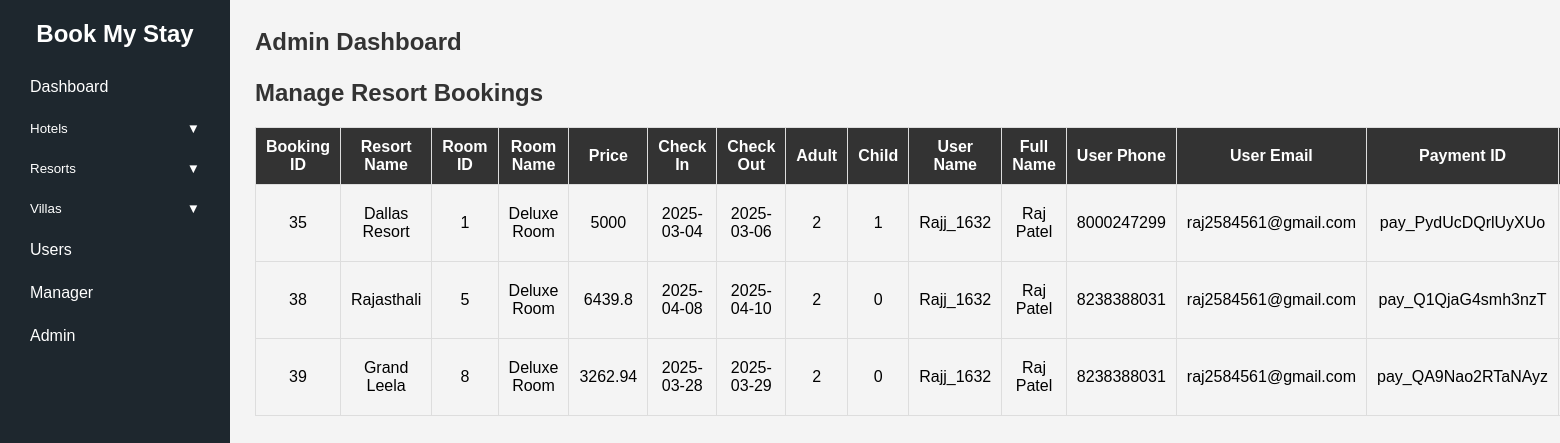
/admin/dashboard.php?page=resortbooking.php (signed in), run on the app's committed database.
### tables this page shows
CREATE TABLE `resort_booking` (
  `booking_id` int(11) NOT NULL,
  `room_id` varchar(255) NOT NULL,
  `roomname` varchar(255) NOT NULL,
  `rname` varchar(50) NOT NULL,
  `rprice` varchar(10) NOT NULL,
  `checkin` date NOT NULL,
  `checkout` date NOT NULL,
  `adult` int(10) NOT NULL,
  `child` int(10) NOT NULL,
  `username` varchar(50) NOT NULL,
  `fullname` varchar(255) NOT NULL,
  `userphno` varchar(50) NOT NULL,
  `useremail` varchar(50) NOT NULL,
  `payment_id` varchar(255) NOT NULL,
  `order_id` varchar(255) NOT NULL,
  `status` varchar(20) DEFAULT 'pending'
);

### admin/resortbooking.php (the view, shortened to what this page needs)
<?php
$conn = mysqli_connect("localhost", "root", "", "villa_booking") or die("Database & Server Error");
$sql = "SELECT `booking_id`, `room_id`, `roomname`, `rname`, `rprice`, `checkin`, `checkout`, `adult`, `child`, `username`, `fullname`, `userphno`, `useremail`, `payment_id`, `order_id`, `status` FROM `resort_booking`";
$result = mysqli_query($conn, $sql);
?>
<!DOCTYPE html>
<html lang="en">
<head>
</head>
<body>
    <div class="header">
        <h1>Manage Resort Bookings</h1>
    </div>
    <?php
    if ($result && mysqli_num_rows($result) > 0) {
        echo "<table>
                <tr>
                    <th>Booking ID</th>
                    <th>Resort Name</th>
                    <th>Room ID</th>
                    <th>Room Name</th>
                    <th>Price</th>
                    <th>Check In</th>
                    <th>Check Out</th>
                    <th>Adult</th>
                    <th>Child</th>
                    <th>User Name</th>
                    <th>Full Name</th>
                    <th>User Phone</th>
                    <th>User Email</th>
                    <th>Payment ID</th>
                    <th>Order ID</th>
                    <th>Status</th>
                    <th>Actions</th>
                </tr>";
        while ($row = mysqli_fetch_assoc($result)) {
            echo "<tr>
                    <td>" . htmlspecialchars($row["booking_id"]) . "</td>
                    <td>" . htmlspecialchars($row["rname"]) . "</td>
                    <td>" . htmlspecialchars($row["room_id"]) . "</td>
                    <td>" . htmlspecialchars($row["roomname"]) . "</td>
                    <td>" . htmlspecialchars($row["rprice"]) . "</td>
                    <td>" . htmlspecialchars($row["checkin"]) . "</td>
                    <td>" . htmlspecialchars($row["checkout"]) . "</td>
                    <td>" . htmlspecialchars($row["adult"]) . "</td>
                    <td>" . htmlspecialchars($row["child"]) . "</td>
                    <td>" . htmlspecialchars($row["username"]) . "</td>
                    <td>" . htmlspecialchars($row["fullname"]) . "</td>
                    <td>" . htmlspecialchars($row["userphno"]) . "</td>
                    <td>" . htmlspecialchars($row["useremail"]) . "</td>
                    <td>" . htmlspecialchars($row["payment_id"]) . "</td>
                    <td>" . htmlspecialchars($row["order_id"]) . "</td>
                    <td>" . htmlspecialchars($row["status"]) . "</td>
                    <td>
                        <a href='invoice1.php?order_id=" . $row["order_id"] . "' class='edit-btn'>Invoice</a>
                        <a href='deleteresortbooking.php?delete_id=" . $row["booking_id"] . "' class='delete-btn' onclick='return confirm(\"Are you sure you want to delete this booking?\");'>Delete</a>
                    </td>
                  </tr>";
        }
        echo "</table>";
    } else {
        echo "No data found";
    }
    ?>
</body>
</html>

### admin/dashboard.php (style rules this page uses)
* { margin: 0; padding: 0; box-sizing: border-box; }
body { font-family: 'Segoe UI', sans-serif; display: flex; min-height: 100vh; background: #f5f6fa; }
.header { display: flex; justify-content: space-between; align-items: center; margin-bottom: 25px; }
.header h1 { font-size: 24px; }

### admin/resortbooking.php (style rules this page uses)
body { font-family: Arial, sans-serif; background-color: #f4f4f4; }
table { width: 100%; border-collapse: collapse; margin-top: 20px; }
th, td { border: 1px solid #ddd; padding: 10px; text-align: center; }
th { background-color: #333; color: white; }
.header { display: flex; justify-content: space-between; align-items: center; margin-bottom: 20px; }
.header h1 { font-size: 24px; color: #333; }

### data on the page
resort_booking: booking_id "35", rname "Dallas Resort", room "1", roomname "Deluxe Room", rprice "5000", checkin "2025-03-04", checkout "2025-03-06", adult "2", child "1", username "Rajj_1632", fullname "Raj Patel", userphno "8000247299", useremail "raj2584561@gmail.com", payment "pay_PydUcDQrlUyXUo"
resort_booking: booking_id "38", rname "Rajasthali", room "5", roomname "Deluxe Room", rprice "6439.8", checkin "2025-04-08", checkout "2025-04-10", adult "2", child "0", username "Rajj_1632", fullname "Raj Patel", userphno "8238388031", useremail "raj2584561@gmail.com", payment "pay_Q1QjaG4smh3nzT"
resort_booking: booking_id "39", rname "Grand Leela", room "8", roomname "Deluxe Room", rprice "3262.94", checkin "2025-03-28", checkout "2025-03-29", adult "2", child "0", username "Rajj_1632", fullname "Raj Patel", userphno "8238388031", useremail "raj2584561@gmail.com", payment "pay_QA9Nao2RTaNAyz"
